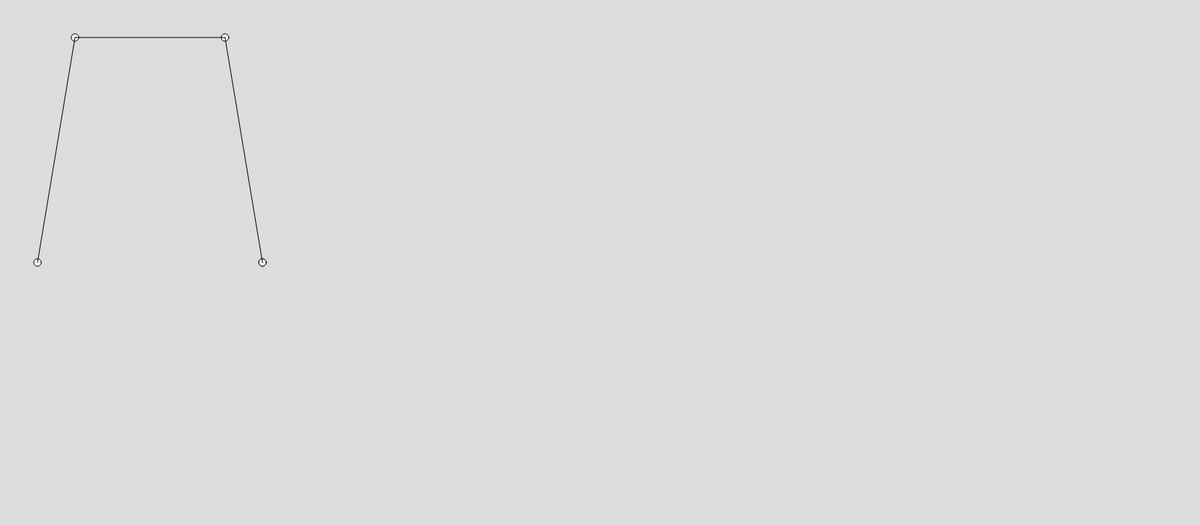
Frame 1 (no input)
Frame 60 (no input): identical to frame 1, image omitted
Frame 120 (the mouse pressed at the canvas centre since frame 60): identical to frame 1, image omitted

The p5.js sketch that drew this single still picture (run headless with seeded random() and noise() and a simulated clock; from frame 60 on, the mouse is pressed at the canvas centre):

// p5.js sketch
// ── sketch.js
let P0 = {x: 50, y: 350, relativX: undefined, relativY: undefined};
let P1 = {x: 100, y: 50, relativX: undefined, relativY: undefined};
let P2 = {x: 300, y: 50, relativX: undefined, relativY: undefined};
let P3 = {x: 350, y: 350, relativX: undefined, relativY: undefined};
let P4 = {x: 350, y: 350, relativX: undefined, relativY: undefined};
let A = {x: undefined, y: undefined};
let B = {x: undefined, y: undefined};
let C = {x: undefined, y: undefined};
let D = {x: undefined, y: undefined};
let E = {x: undefined, y: undefined};
let P = {x: undefined, y: undefined};
let t=0
let pd=20
let goat;
let waittime = false;
let time = 0;

let bezierPoints = [P0,P1,P2,P3,P4]
let drawbez = [];



function setup() {
  createCanvas(1600, 700);
}

function draw() {
  background(220);
  if (goat == true) {
  for(let t=0; t<1; t+=0.001){
    calcBezier(t);
    drawBezier();
  }
}
  drawPoints()
  supportLines()
  test();
  addpoint();
  time++
}


function calcBezier(t){
  A.x=lerp(P0.x,P1.x,t)
  A.y=lerp(P0.y,P1.y,t)
  B.x=lerp(P1.x,P2.x,t)
  B.y=lerp(P1.y,P2.y,t)
  C.x=lerp(P2.x,P3.x,t)
  C.y=lerp(P2.y,P3.y,t)
  D.x=lerp(A.x,B.x,t)
  D.y=lerp(A.y,B.y,t)
  E.x=lerp(B.x,C.x,t)
  E.y=lerp(B.y,C.y,t)
  P.x=lerp(D.x,E.x,t)
  P.y=lerp(D.y,E.y,t)
  //print(t)
}

function beziezes() { //
  for (i = 1; i < bezierPoints.length; i++) {
 
  }
}

function supportLines(){
  for (i = 1; i < bezierPoints.length; i++)
    line(bezierPoints[i-1].x, bezierPoints[i-1].y, bezierPoints[i].x, bezierPoints[i].y)
}

function drawBezier(){
  circle(P.x,P.y,15);
}

function drawPoints(){
  for (i = 0; i < bezierPoints.length; i++) {
    circle(bezierPoints[i].x, bezierPoints[i].y, 10)
    print(bezierPoints.length)
}
}

function letterH() {
  if(keyIsPressed) {
		if ((key = 'h')) {
      P0 = {x: 50, y: 350}
      P1 = {x: 50, y: 350}
      P2 = {x: 50, y: 350}
      P3 = {x: 50, y: 350}

      circle(P0.x, P0.y, 20)
      circle(P1.x, P1.y, 20)
      circle(P2.x, P2.y, 20)
      circle(P3.x, P3.y, 20)

    }      
    }
  }

function test() {
      if (keyIsDown(49)) {
        P0 = {x: mouseX, y: mouseY}
        circle(mouseX, mouseY)
       }
      if (keyIsDown(50)) {
        P1 = {x: mouseX, y: mouseY}
        circle(mouseX, mouseY)
      }
      if (keyIsDown(51)) {
        P2 = {x: mouseX, y: mouseY}
        circle(mouseX, mouseY)
      }
      if (keyIsDown(52)) {
        P3 = {x: mouseX, y: mouseY}
        circle(mouseX, mouseY) 
      }
      if (keyIsDown(67)) {
        goat = true;
      }
      }

function addpoint() {
  if (keyIsPressed && time > 60) {
    if (key === 'a' || key === 'A') {
      let point = {x: mouseX, y: mouseY};
      bezierPoints.push(point)
      print(" added point " + bezierPoints.length)
      circle(point.x, point.y, 10)
      time = 0;      
    }
  }
}

function bezie() {

}




let k=0;
